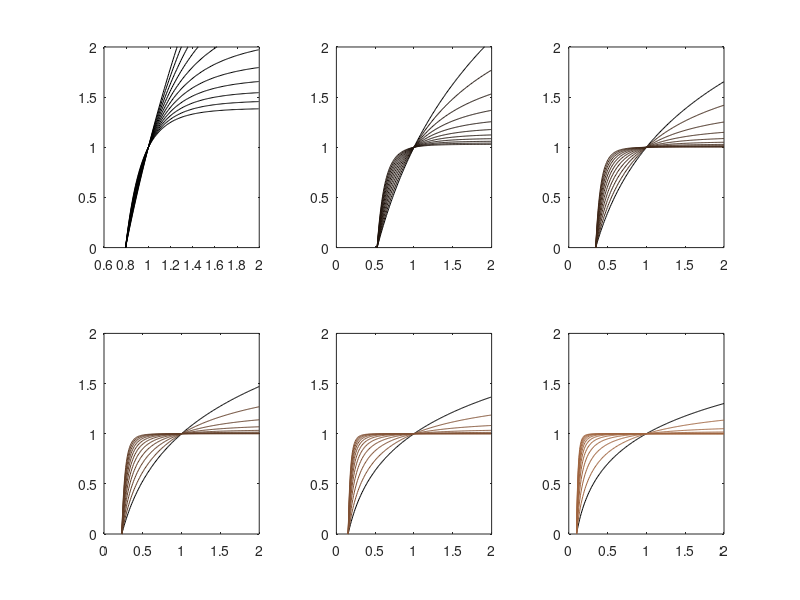

The MATLAB script that drew this image:
num = 10;                              
cc = copper(num+1);                    
plot_ind = 1;                          
for k = logspace(0.1,1,6)
    f = (1/k):0.01:2;
    
    y = (log(f)+log(k))/log(k);        % special solution for n=1 (p=0)
    
    subplot(2,3,plot_ind)              
    plot(f,y, 'Color',cc(1,:));        
    hold on                            
    color_ind = 2;                     
    for p = linspace(0.5,(num+1)/2,num)
        x = (k^p - f.^-p)/(k^p - 1);   % general solution for n > 1 (i.e. p > 0)
        plot(f,x, 'Color',cc(plot_ind,:)); 
        ylim([0 2]);                   
        color_ind = color_ind+1;       
    end
    plot_ind = plot_ind+1;
end
